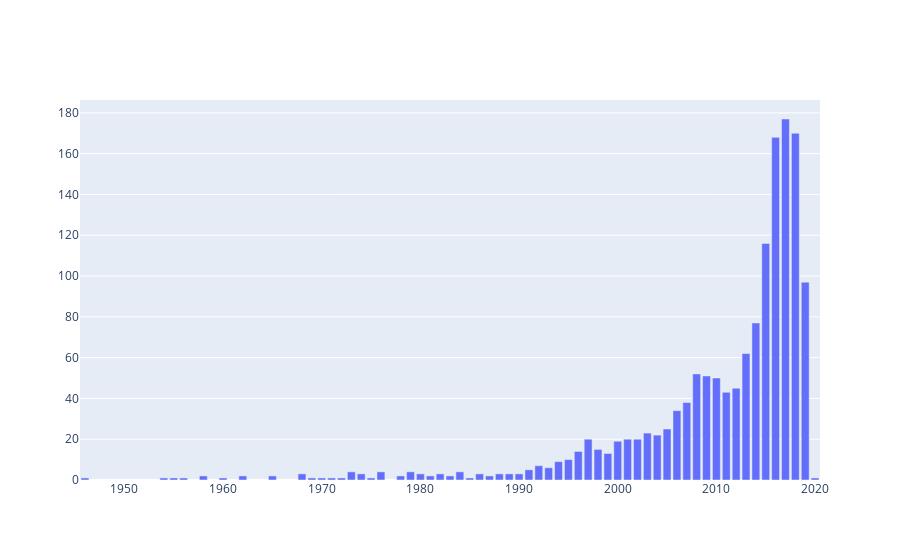

The cell this chart's notebook holds for it:
### Markdown cell above
### Production of films per year 
In here, the researchers want to know if a large production of films per year correlates to the success of those films. To do this, a bar graph is used to illustrate the number of films released per year.

### Code cell
temp_df2 = netflix_titles_rating_2000['release_year'].value_counts().reset_index()

# create trace1
rating_count = go.Bar(
                x = temp_df2['index'],
                y = temp_df2['release_year'],
                name="Movies",)

fig = go.Figure(data = [rating_count])
fig.show()

### Figure 1 — Plotly figure (JSON) as saved in the notebook; plotly's stock layout.template omitted (floating-point values rounded to 4 significant figures)
{"data": [{"name": "Movies", "type": "bar", "x": [2017, 2018, 2016, 2015, 2019, 2014, 2013, 2008, 2009, 2010, 2012, 2011, 2007, 2006, 2005, 2003, 2004, 2001, 1997, 2002, 2000, 1998, 1996, 1999, 1995, 1994, 1992, 1993, 1991, 1973, 1984, 1976, 1979, 1974, 1980, 1982, 1990, 1986, 1988, 1989, 1968, 1983, 1981, 1987, 1978, 1965, 1958, 1962, 1954, 1955, 1956, 1960, 2020, 1969, 1970, 1971, 1972, 1975, 1985, 1946], "y": [177, 170, 168, 116, 97, 77, 62, 52, 51, 50, 45, 43, 38, 34, 25, 23, 22, 20, 20, 20, 19, 15, 14, 13, 10, 9, 7, 6, 5, 4, 4, 4, 4, 3, 3, 3, 3, 3, 3, 3, 3, 2, 2, 2, 2, 2, 2, 2, 1, 1, 1, 1, 1, 1, 1, 1, 1, 1, 1, 1]}], "layout": {}}
